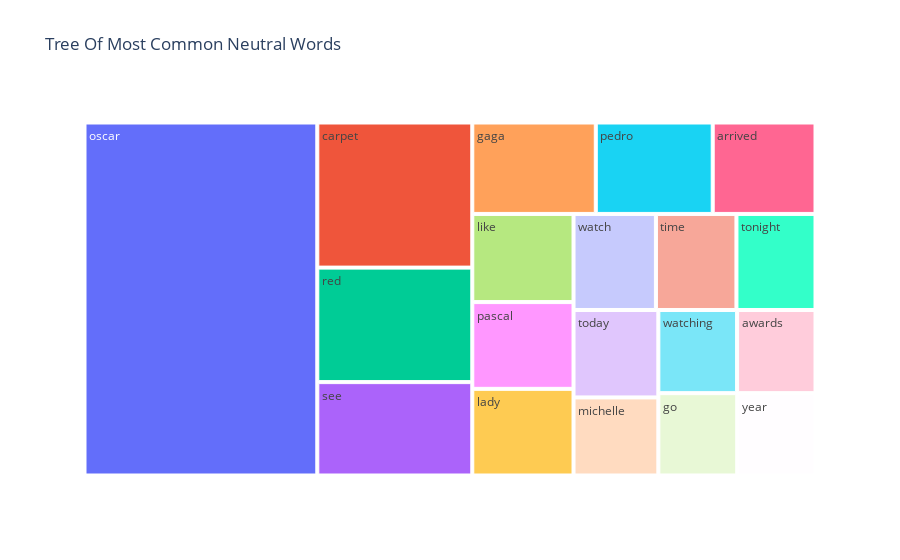

The notebook cell saved with this chart:
### Code cell
fig = px.treemap(temp_neutral, path=['Common_words'], values='count',title='Tree Of Most Common Neutral Words')
fig.show()

### Figure 1 — Plotly figure (JSON) as saved in the notebook; plotly's stock layout.template omitted (floating-point values rounded to 4 significant figures)
{"data": [{"branchvalues": "total", "domain": {"x": [0, 1], "y": [0, 1]}, "hovertemplate": "labels=%{label}<br>count=%{value}<br>parent=%{parent}<br>id=%{id}<extra></extra>", "ids": ["arrived", "awards", "carpet", "gaga", "go", "lady", "like", "michelle", "oscar", "pascal", "pedro", "red", "see", "time", "today", "tonight", "watch", "watching", "year"], "labels": ["arrived", "awards", "carpet", "gaga", "go", "lady", "like", "michelle", "oscar", "pascal", "pedro", "red", "see", "time", "today", "tonight", "watch", "watching", "year"], "name": "", "parents": ["", "", "", "", "", "", "", "", "", "", "", "", "", "", "", "", "", "", ""], "type": "treemap", "values": [735, 510, 1759, 883, 508, 686, 698, 518, 6427, 687, 836, 1388, 1132, 605, 580, 594, 619, 512, 504]}], "layout": {"legend": {"tracegroupgap": 0}, "title": {"text": "Tree Of Most Common Neutral Words"}}}
